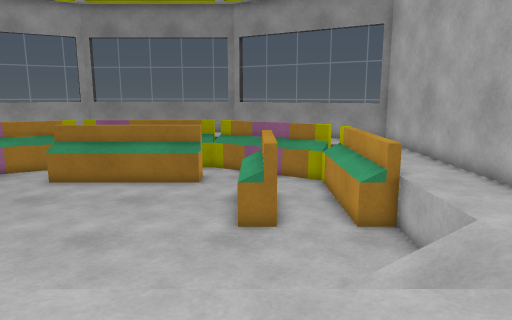
[1] (above)

24 first-person views from a walk through a Unity game level. The camera is 1.2 m above the floor, tilts 10° down and sees 70° across. The floor is counted in squares, 0.5 m on a side. Each view is taken from the middle of a square. On the plan, view 1 faces up. The plan holds only what a view shows up to about 20 squares ahead; the rest is blank.

[2]
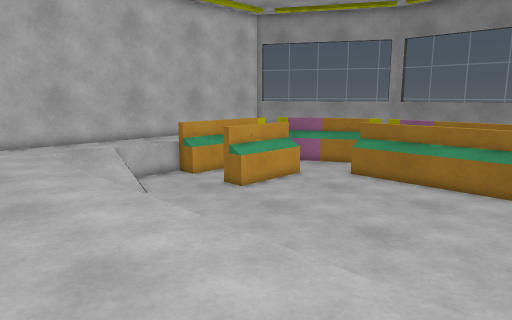

[3]
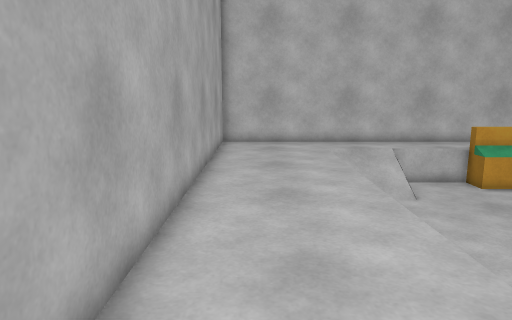

[4]
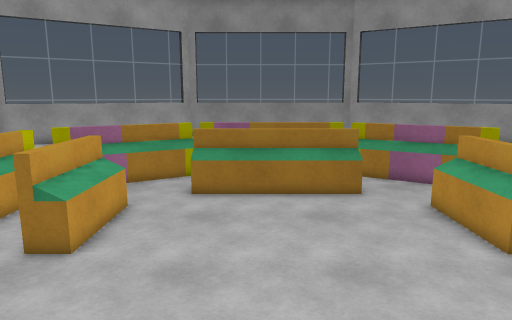

[5]
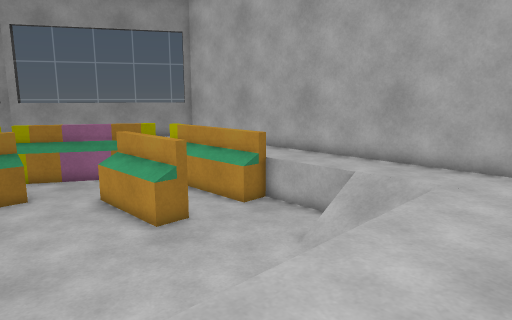

[6]
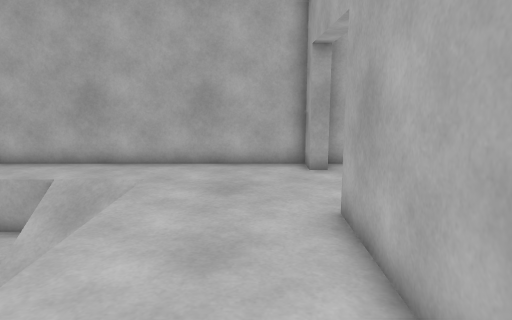

[7]
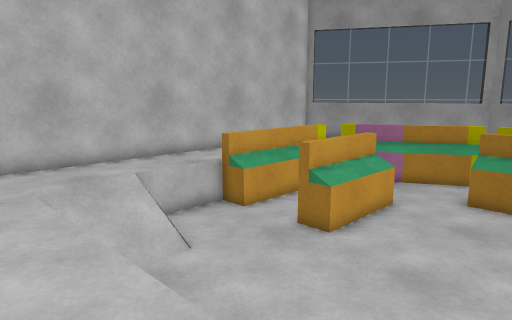

[8]
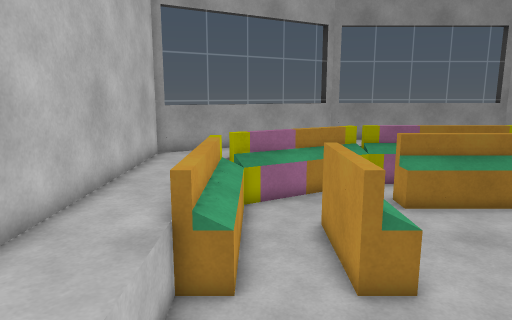

[9]
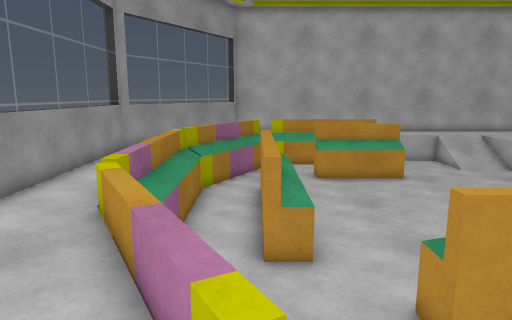

[10]
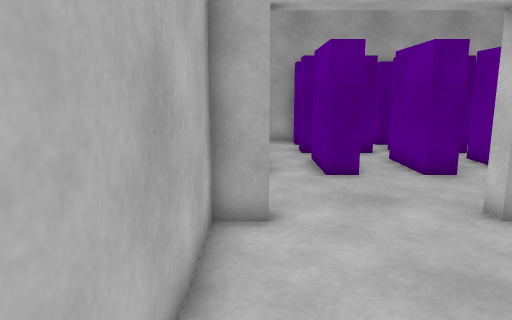

[11]
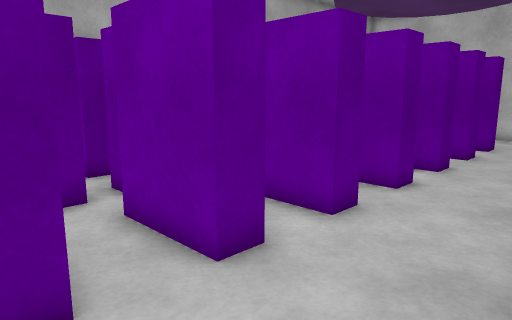

[12]
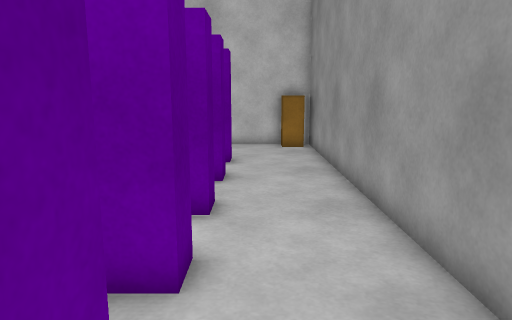

[13]
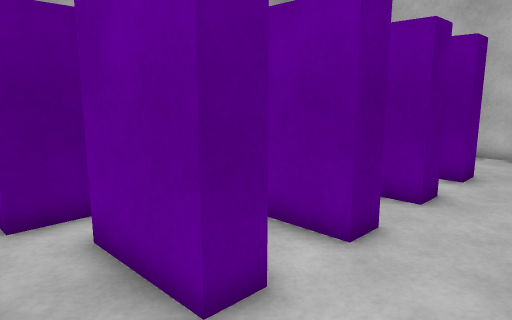

[14]
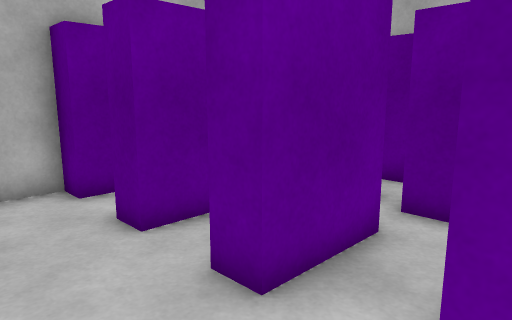

[15]
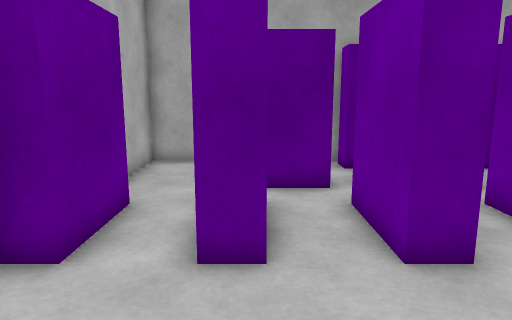

[16]
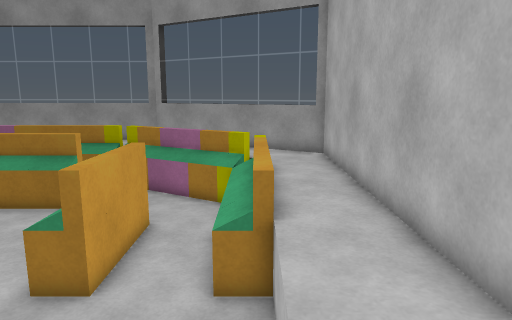

[17]
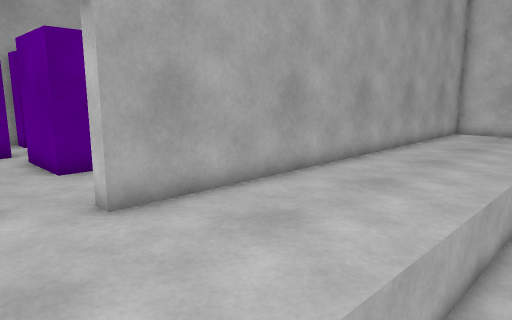

[18]
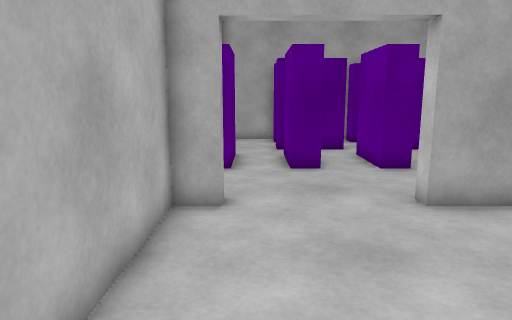

[19]
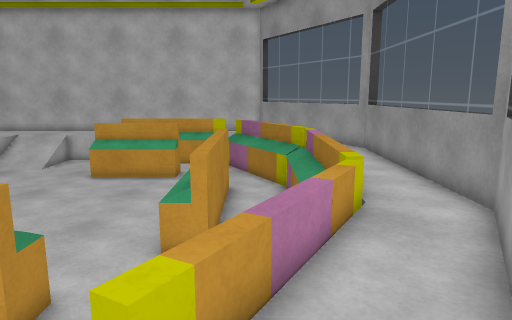

[20]
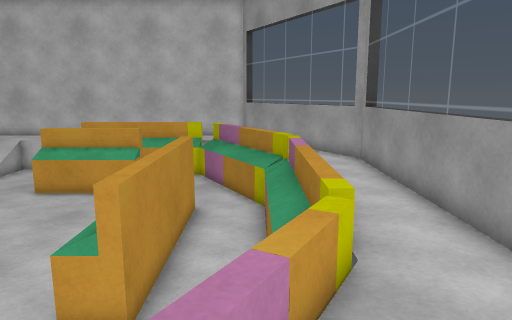

[21]
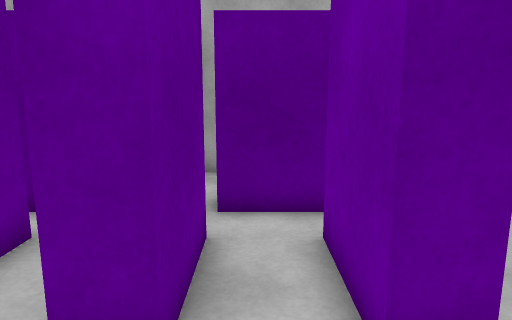

[22]
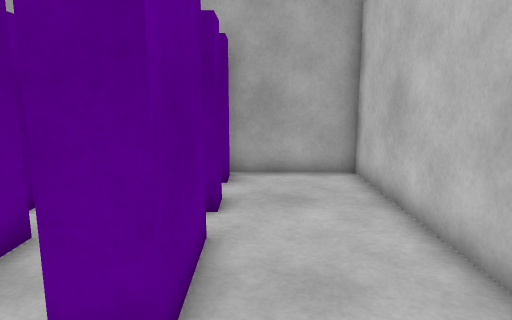

[23]
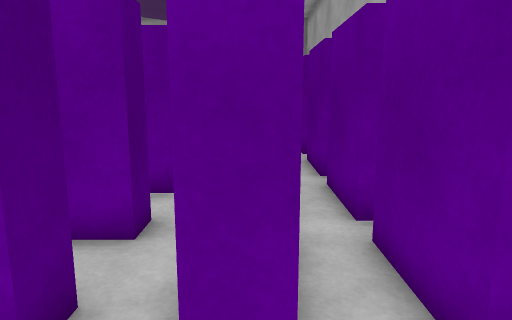

[24]
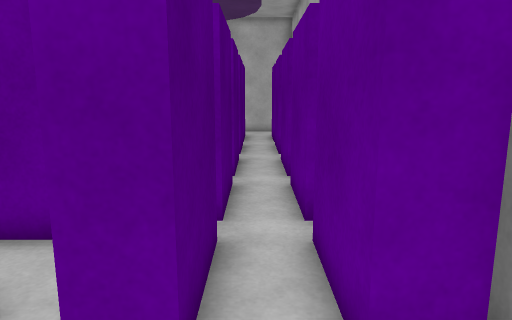

### Floor plan
Key: @ floor where view 1 was taken; # wall or solid block; . main floor; - floor 0.75 m lower than the main floor; / step, stairs or slope; = window, fence, low wall or low ledge; ^ raised ledge; v drop or lower ground; O other object.
Columns run from 19 left of view 1 to 7 right of it. Each row starts with its distance up from view 1.
 24       ###==========##
 23     ##==...........=#
 22    ##=......  ......==#
 21  ##==...Ov       v/...#=##
 20 #==. .//OOOOOOOOO//O/...==#
 19 #... OOO----------/O O ...#
 18 #..vOO---OOOOOOOO----O  ..#
 17 #.= O----OOOOOOOO-----O ..#
 16 #.  ------------------O ..#
 15 #.  --OO----------OOO-O ..#
 14 #.. --OO----------OOO-O ..#
 13 #.. --OO----------OOO-OO..#
 12 #.. --OO----------OOO-OO..#
 11 #..O--OO----------OOO-OO..#
 10 #.=---------------------..#
  9 #.=---------------------..#
  8 #.=---------------------..#
  7 #..=//---------------///..#
  6 #..///-------   -----///..#
  5 #..///-      ----  --///..#
  4 #..../.............../....#
  3 #.........................#
  2 #.........................#
  1 #.........................#
  0 #..................@......#
 -1 #####################....##
 -2 #^........................#
 -3 #.........................#
 -4 #.........................#
 -5 #...##.##.##.##.##.##.##.##
 -6 #...##.##.##. #. #.##.##.#
 -7 #...##.##.##  #. #.##.##.#
 -8 #...##.##.##  #. #.##.##.#
 -9 #...##### ##############..
-10 #...#################  #..
-11 #..................... ...#
-12 #...####################..#
-13 #####             #    ####

Where each view was taken, in squares from view 1:
view 1: 0 up, 0 right, facing up
view 2: 0 up, 0 right, facing up-left
view 3: 1 up, 0 right, facing left
view 4: 2 up, 7 left, facing up
view 5: 1 up, 6 left, facing up-right
view 6: 1 up, 6 left, facing right
view 7: 2 up, 6 left, facing up-left
view 8: 4 up, 15 left, facing up
view 9: 18 up, 18 left, facing right
view 10: 6 up, 6 right, facing down
view 11: 1 down, 4 right, facing down-left
view 12: 4 down, 1 left, facing left
view 13: 2 down, 3 left, facing down-left
view 14: 2 down, 3 left, facing down-right
view 15: 0 up, 3 right, facing down
view 16: 4 up, 4 right, facing up
view 17: 6 up, 4 right, facing down-left
view 18: 7 up, 5 right, facing down
view 19: 19 up, 6 right, facing left
view 20: 20 up, 3 right, facing left
view 21: 2 down, 13 left, facing down
view 22: 2 down, 16 left, facing down
view 23: 10 down, 18 left, facing right
view 24: 11 down, 18 left, facing right
